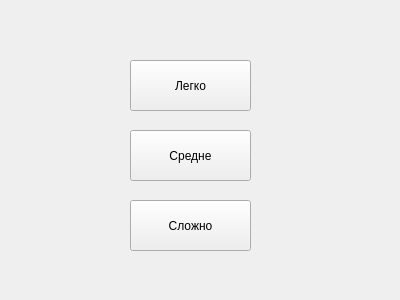
<?xml version="1.0" encoding="UTF-8"?>
<ui version="4.0">
 <class>Parameters</class>
 <widget class="QWidget" name="Parameters">
  <property name="geometry">
   <rect>
    <x>0</x>
    <y>0</y>
    <width>400</width>
    <height>300</height>
   </rect>
  </property>
  <property name="windowTitle">
   <string>Form</string>
  </property>
  <widget class="QPushButton" name="pushButton">
   <property name="geometry">
    <rect>
     <x>130</x>
     <y>60</y>
     <width>121</width>
     <height>51</height>
    </rect>
   </property>
   <property name="text">
    <string>Легко</string>
   </property>
  </widget>
  <widget class="QPushButton" name="pushButton_2">
   <property name="geometry">
    <rect>
     <x>130</x>
     <y>200</y>
     <width>121</width>
     <height>51</height>
    </rect>
   </property>
   <property name="text">
    <string>Сложно</string>
   </property>
  </widget>
  <widget class="QPushButton" name="pushButton_3">
   <property name="geometry">
    <rect>
     <x>130</x>
     <y>130</y>
     <width>121</width>
     <height>51</height>
    </rect>
   </property>
   <property name="text">
    <string>Средне</string>
   </property>
  </widget>
 </widget>
 <resources/>
 <connections/>
</ui>
